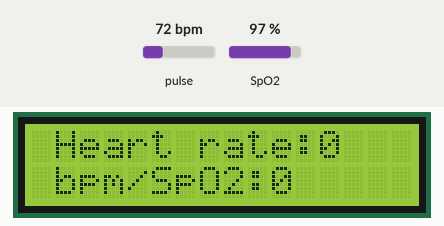
A sketch run on a simulated Arduino Uno, built with avr-gcc and run on an emulated ATmega328P. On the bench: 16×2 character LCD. Inputs (shaded band) come from the test bench; at power-on: pulse 72 bpm, SpO2 97 %. What the sketch prints to the serial monitor is not drawn.

Above: at 1.6 s.
1.7 s: pulse set to 42 bpm
At 5.3 s:
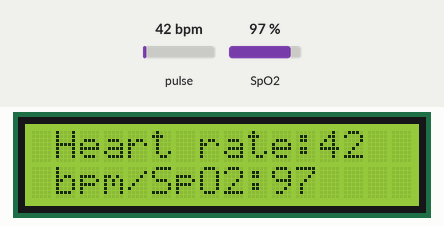
5.6 s: SpO2 set to 80 %
At 6.7 s:
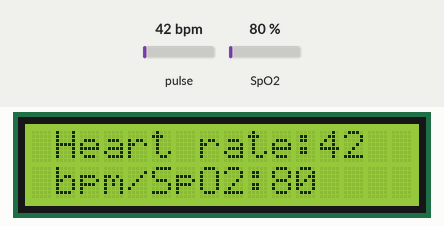
7.6 s: pulse set to 70 bpm
At 9.1 s:
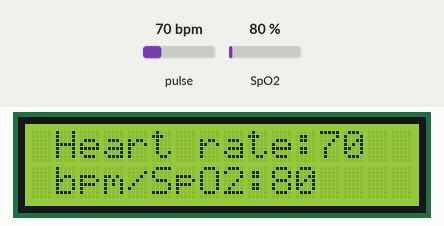
9.7 s: SpO2 set to 85 %
At 11.5 s:
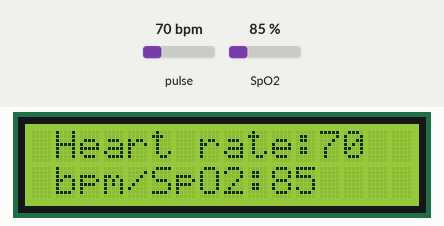
Timing chart, 0 to 12.7 s (numbered marks = the images above; inputs shaded):
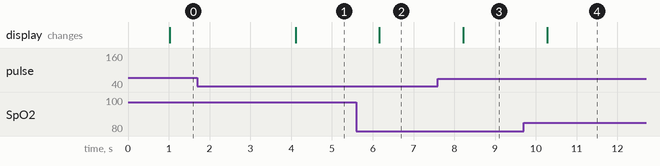

Measured:
- after the input at 1.7 s, the display: changes after 2.4 s (image 1)
- after the input at 5.6 s, the display: changes after 0.57 s (image 2)
- after the input at 7.6 s, the display: changes after 0.62 s (image 3)
- after the input at 9.7 s, the display: changes after 0.58 s (image 4)

The sketch:

sketch_apr24b.ino
```cpp
#include <Wire.h>
#include "MAX30100_PulseOximeter.h"
#include <LiquidCrystal_I2C.h>

#define REPORTING_PERIOD_MS     1000
LiquidCrystal_I2C lcd(0x27, 16, 2);
// PulseOximeter is the higher level interface to the sensor
// it offers:
//  * beat detection reporting
//  * heart rate calculation
//  * SpO2 (oxidation level) calculation
PulseOximeter pox;

uint32_t tsLastReport = 0;
int h,bpm;

// Callback (registered below) fired when a pulse is detected
void onBeatDetected()
{
    Serial.println("Beat!");
}

void setup()
{
    // initialize the LCD
    lcd.begin();

  // Turn on the blacklight and print a message.
    lcd.backlight();
    lcd.clear();
    Serial.begin(9600);
    pox.begin();

   // Serial.print("Initializing pulse oximeter..");

    if (!pox.begin()) {
        //Serial.println("FAILED");
        for(;;);
    } else {
       // Serial.println("SUCCESS");
    }
}

void loop()
{
    // Make sure to call update as fast as possible
    pox.update();
    int tong =0;
    // Asynchronously dump heart rate and oxidation levels to the serial
    // For both, a value of 0 means "invalid"
    if (millis() - tsLastReport > REPORTING_PERIOD_MS) {
        lcd.clear();
        h = pox.getHeartRate();
        Serial.print("Heart rate:");
        Serial.print(h);
        lcd.setCursor(1,0);
        lcd.print("Heart rate:");
        lcd.print(h);
        if (pox.getSpO2()<100)
        bpm = pox.getSpO2();
        Serial.print("bpm/SpO2:");
        Serial.print(bpm);
        Serial.println("%");
        lcd.setCursor(1,1);
        lcd.print("bpm/SpO2:");
        lcd.print(bpm);
        tsLastReport = millis();
        //lcd.print("Heart rate:");
        //lcd.print(pox.getHeartRate());
    }
}
```
